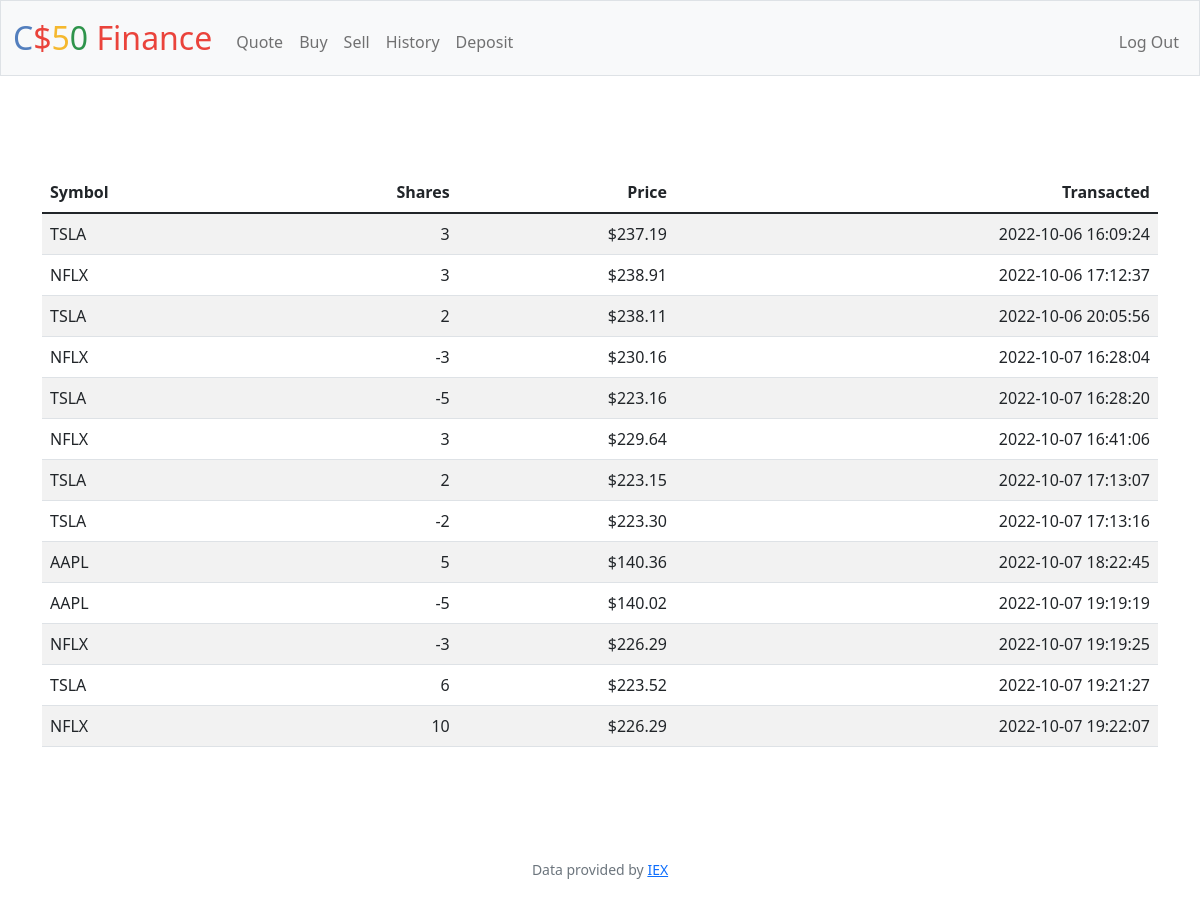
The app's page /history (signed in) with its own data.
### tables this page shows
CREATE TABLE purchases(
id INTEGER PRIMARY KEY AUTOINCREMENT NOT NULL,
user_id INTEGER NOT NULL,
symbol TEXT NOT NULL,
price REAL NOT NULL,
shares INTEGER NOT NULL,
date TIMESTAMP NOT NULL,
FOREIGN KEY(user_id) REFERENCES users(id)
);

### app.py (the view)
@app.route("/history")
@login_required
def history():
    user_id = session["user_id"]
    transactions_db = db.execute("SELECT * FROM purchases WHERE user_id = ?", user_id)
    return render_template("history.html", transactions = transactions_db)

### app.py (called while the page is built)
@app.after_request
def after_request(response):
    response.headers["Cache-Control"] = "no-cache, no-store, must-revalidate"
    response.headers["Expires"] = 0
    response.headers["Pragma"] = "no-cache"
    return response

### helpers.py (called while the page is built)
def login_required(f):
    @wraps(f)
    def decorated_function(*args, **kwargs):
        if session.get("user_id") is None:
            return redirect("/login")
        return f(*args, **kwargs)
    return decorated_function

def usd(value):
    return f"${value:,.2f}"

### templates/history.html (shortened to what this page needs)
{% extends "layout.html" %}
{% block main %}
<main class="container py-5 text-center">
    <table class="table table-striped">
        <thead>
            <tr>
                <th class="text-start">Symbol</th>
                <th class="text-end">Shares</th>
                <th class="text-end">Price</th>
                <th class="text-end">Transacted</th>
            </tr>
        </thead>
       <tbody>
                {% for row in transactions %}
                <tr>
                    <td class="text-start">{{ row["symbol"] }}</td>
                    <td class="text-end">{{ row["shares"] }}</td>
                    <td class="text-end">{{ row["price"] | usd }}</td>
                    <td class="text-end">{{ row["date"] }}</td>
                </tr>
                {% endfor %}
        </tbody>
    </table>
        </main>
{% endblock %}

### templates/layout.html (shortened to what this page needs)
<!DOCTYPE html>
<html lang="en">
    <head>
        <link href="https://cdn.jsdelivr.net/npm/bootstrap@5.1.3/dist/css/bootstrap.min.css" rel="stylesheet">
        <link href="/static/styles.css" rel="stylesheet">
    </head>
    <body>
        <nav class="bg-light border navbar navbar-expand-md navbar-light">
            <div class="container-fluid">
                <a class="navbar-brand" href="/"><span class="blue">C</span><span class="red">$</span><span class="yellow">5</span><span class="green">0</span> <span class="red">Finance</span></a>
                <div class="collapse navbar-collapse" id="navbar">
                    {% if session["user_id"] %}
                        <ul class="navbar-nav me-auto mt-2">
                            <li class="nav-item"><a class="nav-link" href="/quote">Quote</a></li>
                            <li class="nav-item"><a class="nav-link" href="/buy">Buy</a></li>
                            <li class="nav-item"><a class="nav-link" href="/sell">Sell</a></li>
                            <li class="nav-item"><a class="nav-link" href="/history">History</a></li>
                            <li class="nav-item"><a class="nav-link" href="/deposit">Deposit</a></li>
                        </ul>
                        <ul class="navbar-nav ms-auto mt-2">
                            <li class="nav-item"><a class="nav-link" href="/logout">Log Out</a></li>
                        </ul>
                    {% else %}
                        <ul class="navbar-nav ms-auto mt-2">
                            <li class="nav-item"><a class="nav-link" href="/register">Register</a></li>
                            <li class="nav-item"><a class="nav-link" href="/login">Log In</a></li>
                        </ul>
                    {% endif %}
                </div>
            </div>
        </nav>
        <main class="container-fluid py-5 text-center">
            {% block main %}{% endblock %}
        </main>
        <footer class="mb-5 small text-center text-muted">
            Data provided by <a href="https://iexcloud.io/">IEX</a>
        </footer>
    </body>
</html>

### static/styles.css (style rules this page uses)
nav .navbar-brand { font-size: xx-large; }
nav .navbar-brand .blue { color: #537fbe; }
nav .navbar-brand .red { color: #ea433b; }
nav .navbar-brand .yellow { color: #f5b82e; }
nav .navbar-brand .green { color: #2e944b; }

### records on screen
purchases: symbol "TSLA", shares "3", price "$237.19", date "2022-10-06 16:09:24"
purchases: symbol "NFLX", shares "3", price "$238.91", date "2022-10-06 17:12:37"
purchases: symbol "TSLA", shares "2", price "$238.11", date "2022-10-06 20:05:56"
purchases: symbol "NFLX", shares "-3", price "$230.16", date "2022-10-07 16:28:04"
purchases: symbol "TSLA", shares "-5", price "$223.16", date "2022-10-07 16:28:20"
purchases: symbol "NFLX", shares "3", price "$229.64", date "2022-10-07 16:41:06"
purchases: symbol "TSLA", shares "2", price "$223.15", date "2022-10-07 17:13:07"
purchases: symbol "TSLA", shares "-2", price "$223.30", date "2022-10-07 17:13:16"
purchases: symbol "AAPL", shares "5", price "$140.36", date "2022-10-07 18:22:45"
purchases: symbol "AAPL", shares "-5", price "$140.02", date "2022-10-07 19:19:19"
purchases: symbol "NFLX", shares "-3", price "$226.29", date "2022-10-07 19:19:25"
purchases: symbol "TSLA", shares "6", price "$223.52", date "2022-10-07 19:21:27"
purchases: symbol "NFLX", shares "10", price "$226.29", date "2022-10-07 19:22:07"
